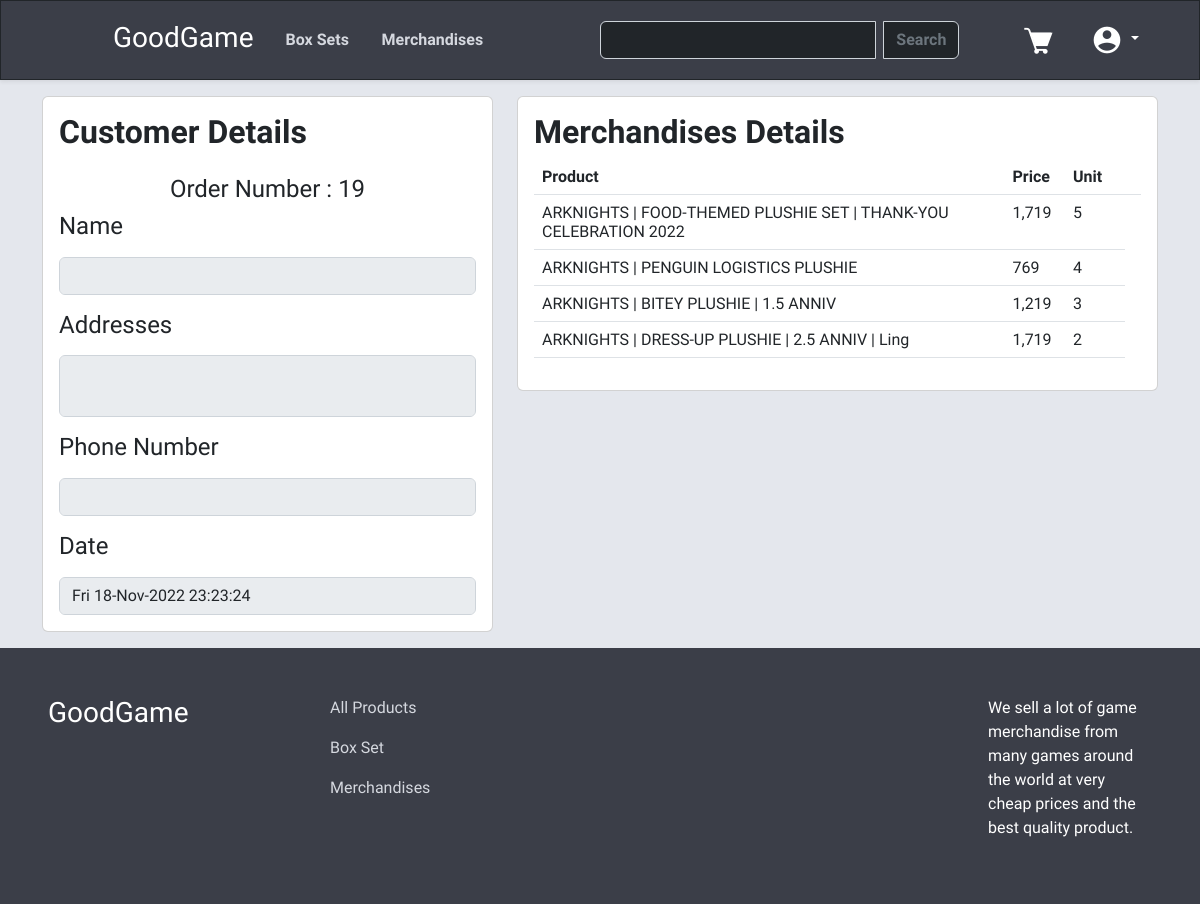
Page /orderdetail.php?id=19 (signed in) on the committed database.
### tables this page shows
CREATE TABLE "Order" (
	"Order_ID"	INTEGER NOT NULL,
	"CustomerID"	INTEGER NOT NULL,
	"Order_Status"	TEXT,
	"Ord_name"	TEXT,
	"Ord_lname"	TEXT,
	"Ord_address"	TEXT,
	"Ord_city"	TEXT,
	"Ord_province"	TEXT,
	"Ord_post"	TEXT,
	"Ord_phone"	TEXT,
	"Ord_total"	INTEGER,
	"Ord_date"	TEXT,
	PRIMARY KEY("Order_ID" AUTOINCREMENT)
);

CREATE TABLE "Merchandise" (
	"ID"	INTEGER NOT NULL,
	"NameProduct"	TEXT,
	"Price"	INTEGER,
	"StrPrice"	TEXT,
	"Type"	TEXT,
	"Title"	TEXT,
	"Description"	TEXT,
	"Details1"	TEXT,
	"Details2"	TEXT,
	"Details3"	TEXT,
	"Details4"	TEXT,
	"Details5"	TEXT,
	"Details6"	TEXT,
	"Details7"	TEXT,
	"Details8"	TEXT,
	"Details9"	TEXT,
	"Details10"	TEXT,
	PRIMARY KEY("ID" AUTOINCREMENT)
);

CREATE TABLE "OrderDetail" (
	"ID"	INTEGER NOT NULL,
	"Order_ID"	INTEGER,
	"CustomerID"	INTEGER,
	"P_id"	INTEGER,
	"P_value"	INTEGER,
	"Order_qtn"	INTEGER,
	PRIMARY KEY("ID" AUTOINCREMENT)
);

### orderdetail.php (the view, shortened to what this page needs)
<?php
include "navbar.php";
$sql2 = "SELECT * FROM 'OrderDetail' WHERE Order_ID =" . $_GET['id'] . "";
$result2 = $db->query($sql2);
?>
<html lang="en">
<head>
    <link href="stylesorderdetail.css" rel="stylesheet">
    <link rel="stylesheet" href="stylesnavfoot.css">
</head>
<body>
    <div class="container-fluid main-container">
        <div class="container mt-3 mb-3">
            <div class="row">
                <div class="col-5">
                    <div class="card">
                        <div class="card-body">
                            <h2 class="card-title fw-bold">Customer Details</h2>
                            <?php
                            $sql = "SELECT * FROM 'Order' WHERE Order_ID = " . $_GET['id'] . "";
                            $result = $db->query($sql);
                            if (!$result) {
                                echo $db->lastErrorMsg();
                            } else {
                                while ($ord = $result->fetchArray(SQLITE3_ASSOC)) {
                                    echo "<h4 class='mt-4 text-center'>Order Number : " . $ord['Order_ID'] . "</h4>";
                                    echo "<div class='mb-3'><label for='customername' class='form-label'><h4>Name</h4></label>";
                                    echo "<input type='text' class='form-control' id='customername' disabled value='" . $ord['Ord_name'] . " " . $ord['Ord_lname'] . "'></div>";
                                    echo "<div class='mb-3'><label for='customeraddresses' class='form-label'><h4>Addresses</h4></label><textarea class='form-control' id='customeraddresses' disabled>" . $ord['Ord_address'] . " ";
                                    echo $ord['Ord_city'] . " ";
                                    echo $ord['Ord_province'] . " ";
                                    echo $ord['Ord_post'] . " ";
                                    echo "</textarea></div>";
                                    echo "<div class='mb-3'><label for='customerphonenumber' class='form-label'><h4>Phone Number</h4></label>";
                                    echo "<input type='text' class='form-control' id='customerphonenumber' disabled value='" . $ord['Ord_phone'] . "'></div>";
                                    echo "<div><label for='customerdate' class='form-label'><h4>Date</h4></label>";
                                    echo "<input type='text' class='form-control' id='customerdate' disabled value='" . $ord['Ord_date'] . "'></div>";
                                }
                            }
                            ?>
                        </div>
                    </div>
                </div>
                <div class="col-7">
                    <div class="card">
                        <div class="card-body">
                            <h2 class="card-title fw-bold">Merchandises Details</h2>
                            <table class="table cart-table">
                                <thead>
                                    <tr>
                                        <th class="orderdetail-list-product">Product</th>
                                        <th class="orderdetail-list-price">Price</th>
                                        <th class="orderdetail-list-unit">Unit</th>
                                        <th class="cart-list-delete"></th>
                                    </tr>
                                </thead>
                                <tbody>
                                    <?php
                                    while ($item = $result2->fetchArray(SQLITE3_ASSOC)) {
                                        $sql3 = "SELECT * FROM 'Merchandise' WHERE ID = " . $item['P_id'] . "";
                                        $result3 = $db->query($sql3);
                                        if (!$result3) {
                                            echo $db->lastErrorMsg();
                                        } else {
                                            while ($product = $result3->fetchArray(SQLITE3_ASSOC)) {
                                                echo "<tr>";
                                                echo "<td>" . $product['NameProduct'] . "</td>";
                                                echo "<td>" . number_format($product['Price']) . "</td>";
                                                echo "<td>" . $item['Order_qtn'] . "</td>";
                                                echo "</tr>";
                                            }
                                        }
                                    }
                                    ?>
                                </tbody>
                            </table>
                        </div>
                    </div>
                </div>
            </div>
        </div>
    </div>
    <footer class="main-navbar">
        <div class="container-fluid p-5">
            <div class="row">
                <div class="col-3">
                    <h3><a class="nav-link text-white" href="index.php">GoodGame</a></h3>
                </div>
                <div class="col-7">
                    <a class="nav-link web-text-color pb-3" href="filter.php?filter_type=None">All Products</a>
                    <a class="nav-link web-text-color pb-3" href="filter.php?filter_type=Box Set">Box Set</a>
                    <a class="nav-link web-text-color pb-3" href="filter.php?filter_type=Merchandise">Merchandises</a>
                </div>
                <div class="col-2">
                    <p class="text-white">We sell a lot of game merchandise from many games around the world at very cheap prices and the best quality product.</p>
                </div>
            </div>
        </div>
    </footer>
</body>
</html>

### stylesnavfoot.css (style rules this page uses)
.web-text-color { color: rgba(213, 216, 223) !important; }
.main-navbar { background-color: rgba(59, 62, 72); }

### stylesorderdetail.css (style rules this page uses)
body { font-family: 'Chakra Petch', sans-serif !important; }
.main-container { background-color: rgb(228, 231, 237); display: flex; min-height: 70%; }
textarea { resize: none; }
.orderdetail-list-product { width: 80%; }
.orderdetail-list-price { width: 10%; }
.orderdetail-list-unit { width: 10%; }

### rows in the picture
order: Order_ID "19", Ord_date "Fri 18-Nov-2022 23:23:24"
orderdetail: Order_qtn "5"
merchandise: NameProduct "ARKNIGHTS | FOOD-THEMED PLUSHIE SET | THANK-YOU CELEBRATION 2022", Price "1,719"
orderdetail: Order_qtn "4"
merchandise: NameProduct "ARKNIGHTS | PENGUIN LOGISTICS PLUSHIE", Price "769"
orderdetail: Order_qtn "3"
merchandise: NameProduct "ARKNIGHTS | BITEY PLUSHIE | 1.5 ANNIV", Price "1,219"
orderdetail: Order_qtn "2"
merchandise: NameProduct "ARKNIGHTS | DRESS-UP PLUSHIE | 2.5 ANNIV | Ling", Price "1,719"
